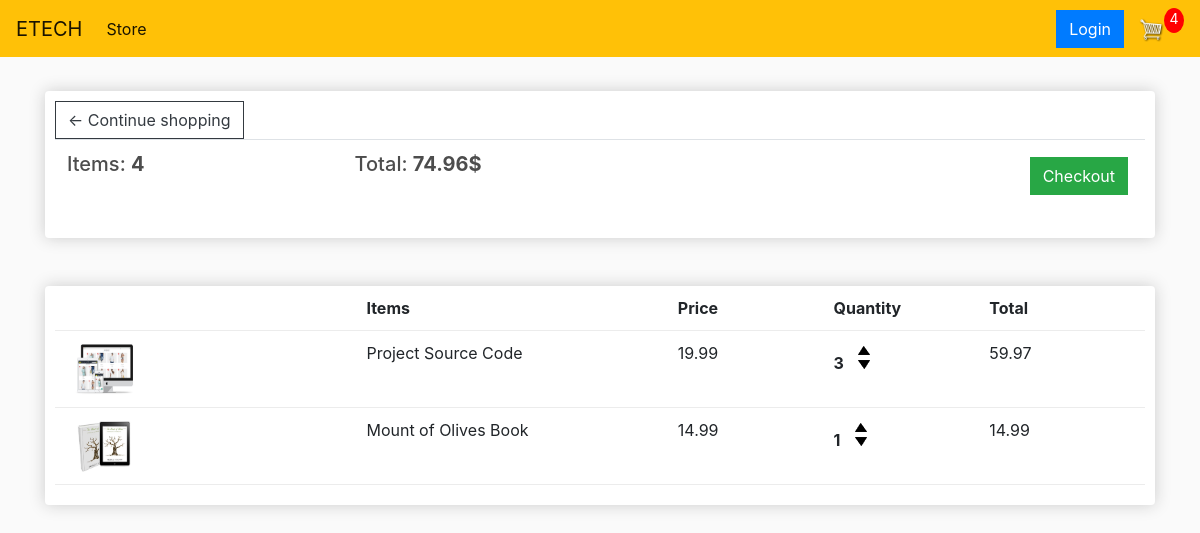
The page /Cart (signed in) on the database as committed earlier.
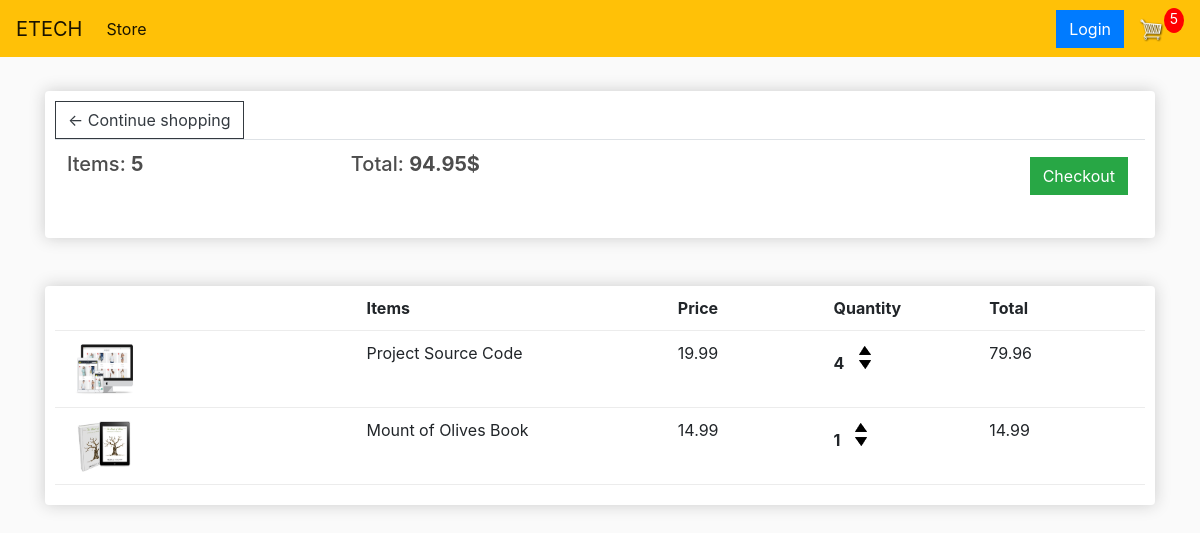
The same page on the database as committed later.
### store/models.py (models this page shows, shortened)
class Order(models.Model):
    customer = models.ForeignKey(Customer, on_delete=models.SET_NULL, null=True, blank=True)
    date_ordered = models.DateTimeField(auto_now_add=True)
    complete = models.BooleanField(default=False)
    transaction_id = models.CharField(max_length=100, null=True)
    @property
    def get_card_total(self):
        orderitem = self.orderitem_set.all()
        total = sum([item.get_total for item in orderitem])
        return total
    @property
    def get_card_item(self):
        orderitem = self.orderitem_set.all()
        total = sum([item.quantity for item in orderitem])
        return total

class OrderItem(models.Model):
    product = models.ForeignKey(Product, on_delete=models.SET_NULL, null=True, blank=True)
    order = models.ForeignKey(Order, on_delete=models.SET_NULL, null=True, blank=True)
    quantity = models.IntegerField(default=0, null=True, blank=True)
    date_added = models.DateTimeField(auto_now_add=True)
    @property
    def get_total(self):
        total = self.product.price * self.quantity
        return total

class Product(models.Model):
    name = models.CharField(max_length=255, null=True)
    price = models.DecimalField(max_digits=7, decimal_places=2)
    digital = models.BooleanField(default=False, null=True, blank=False)
    image = models.ImageField(null=True, blank=True)
    @property
    def imageURL(self):
        try:
            url = self.image.url
        except:
            url = ''
        return url

### store/views.py (the view)
# urls.py: path('Cart', views.cart, name='cart'),
def cart(request):
    data = cartData(request)
    CartItems = data['cartItems']
    order = data['order']
    items = data['items']
    context = {'items': items, 'order': order, 'CartItems': CartItems}
    return render(request, 'store/Cart.html', context)

### store/utils.py (called while the page is built)
def cartData(request):
    if request.user.is_authenticated:
        customer = request.user.customer
        order, created = Order.objects.get_or_create(customer=customer, complete=False)
        items = order.orderitem_set.all()
        CartItems = order.get_card_item
    else:
        cookieData = cookieCart(request)
        CartItems = cookieData['cartItems']
        order = cookieData['order']
        items = cookieData['items']
    return {'cartItems': CartItems, 'order': order, 'items': items}

### store/templates/store/Cart.html
{% extends 'main.html' %}
{% load static %}
{% block content %}
<div class="row">
    <div class="col-lg-12">
        <div class="box-element">
            <a class="btn btn-outline-dark" href="{% url 'store' %}">&#x2190; Continue shopping </a>
            <table class="table">
                <tr>
                    <th><h5>Items: <strong>{{ order.get_card_item }}</strong></h5></th>
                    <th><h5>Total: <strong>{{ order.get_card_total | floatformat:2 }}$</strong></h5></th>
                    <th>
                        <a style="float:right; margin: 5px" class="btn btn-success" href="{% url 'checkout' %}">Checkout</a>
                    </th>
                </tr>
            </table>
        </div>
        <br>
        <br>
        <div class="box-element">
            <div class="cart-row">
                <div style="flex: 2"></div>
                <div style="flex: 2"><strong>Items</strong></div>
                <div style="flex: 1"><strong>Price</strong></div>
                <div style="flex: 1"><strong>Quantity</strong></div>
                <div style="flex: 1"><strong>Total</strong></div>
            </div>
            {% for item in items %}
            <div class="cart-row">
		        <div style="flex:2"><img class="row-image" src="{{ item.product.imageURL }}"></div>
		        <div style="flex:2"><p>{{ item.product.name }}</p></div>
		        <div style="flex:1"><p>{{ item.product.price | floatformat:2 }}</p></div>
		        <div style="flex:1">
			        <p class="quantity">{{ item.quantity }}</p>
			            <div class="quantity">
				            <img  data-product="{{ item.product.id }}"  data-action="add" class="chg-quantity update-cart" src="{% static  'image/arrow-up.png' %}">
				            <img data-product="{{ item.product.id }}" data-action="remove" class="chg-quantity update-cart" src="{% static  'image/arrow-down.png' %}">
			            </div>
                </div>
		            <div style="flex:1"><p>{{ item.get_total }}</p></div>
            </div>
            {% endfor %}
        </div>
    </div>
</div>
{% endblock %}

Rows that differ between the two databases and show on the page:
changed through a linked row, Order: get_card_item "4" → "5"; get_card_total "74.96" → "94.95"
changed OrderItem "Project Source Code": quantity "3" → "4"; get_total "59.97" → "79.96"
Other text that changed with them:
{{ CartItems }}: "4" → "5"
